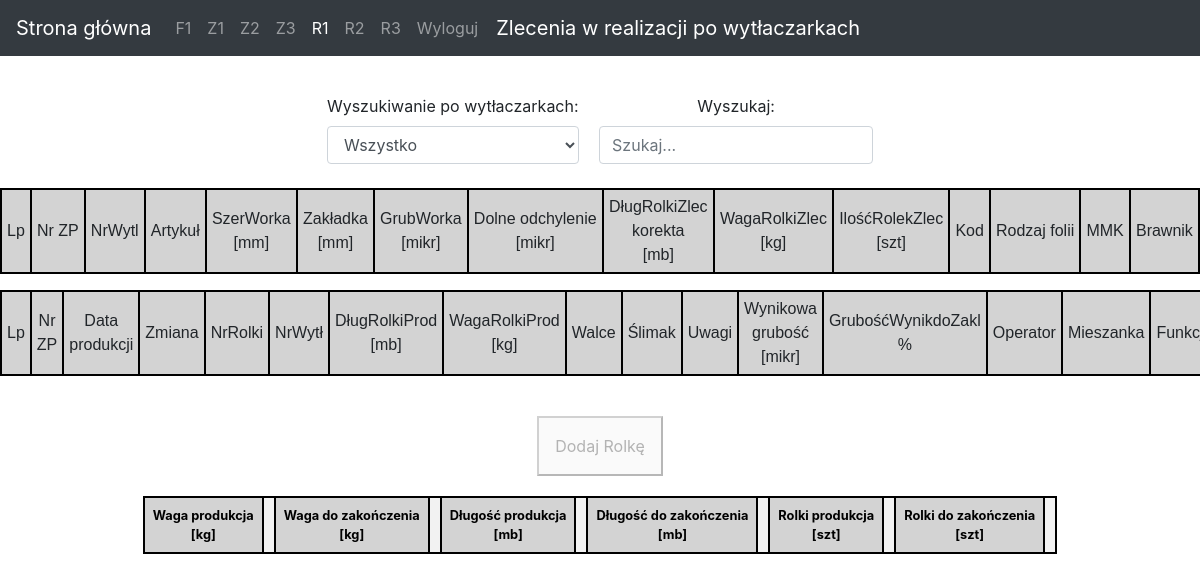
Before: /planFolia (signed in) with the older database file.
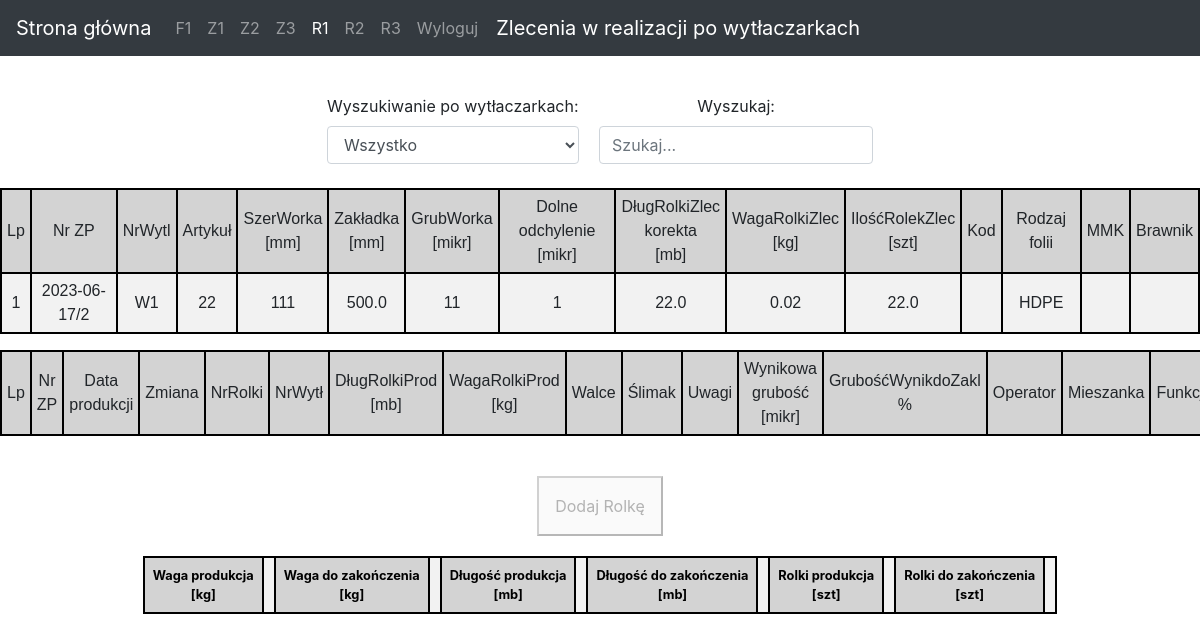
After: the same page with the newer database file.
### events/models.py (models this page shows, shortened)
class Zamowienie(models.Model):
    NrZp = models.CharField("NrZp", max_length=20)
    Data = models.DateField()
    Kod = models.CharField(max_length=20, blank=True, null=True, default='')
    Artykul = models.CharField(max_length=30)
    NrWyt = models.IntegerField()
    Status = models.IntegerField()
    Rodzaj = models.IntegerField()
    MMK = models.CharField(max_length=20, blank=True, null=True , default='')
    Barwnik = models.CharField(max_length=20, blank=True, null=True, default='' )
    Uwagi = models.CharField(max_length=40, blank=True, null=True , default='')
    IloscZlec = models.IntegerField()
    SzerWorka = models.IntegerField()
    SzerRekawa = models.IntegerField()
    Zakladka = models.FloatField()
    DlugWorka = models.IntegerField()
    GrubWorka = models.IntegerField()
    DolneOdch = models.IntegerField()
    DlugFoilPlan_Korekta = models.FloatField()
    WagaFoliZlec = models.FloatField()
    DlugFoliPlan = models.FloatField()
    IloscRolekZlec = models.FloatField()
    DlugRolkiZlec_Korekta = models.FloatField()
    DlugRolkiPlan = models.FloatField()
    DlugFoliZlec_Korekta = models.FloatField()
    WagaRolkiZlec = models.FloatField()

### events/views.py (the view)
# urls.py: path('planFolia', foliaPlanning.as_view(), name="PlanFolia.views.index"), #3  # 3
class foliaPlanning(LoginRequiredMixin, ListView):
    model = Zamowienie
    template_name = "Doc2/procFolia.html"
    queryset = Zamowienie.objects.filter(Status=1)
    def get_context_data(self, **kwargs):
        context = super().get_context_data(**kwargs)
        serializer = ZamSerializer(context['object_list'], many=True)
        if self.request.GET.get('selected_id'):
            context['selected_id'] = unquote(self.request.GET.get('selected_id'))
        context['serialized_data'] = serializer.data
        context['status_dict'] = status_dict
        context['nrwyt_dict'] = nrwyt_dict
        context['folia_dict'] = folia_dict
        return context

### events/views.py (called while the page is built)
@register.filter
def readable_integer(value):
    readable = str(value).split(".")[0][::-1]
    readable = [readable[i:i+3][::-1] for i in range(0, len(readable), 3)]
    if len(str(value).split(".")) == 1:
        end = ""
    else:
        end = "." + str(value).split(".")[1]
    return " ".join(readable[::-1]) + end

@register.filter
def get_item(dictionary, key):
  return dictionary.get(key)

### events/templates/Doc2/procFolia.html (shortened to what this page needs)
{% load static %}
<!DOCTYPE html>
<html lang="en">
<head>
    <link rel="stylesheet" href="https://cdn.jsdelivr.net/npm/bootstrap@4.3.1/dist/css/bootstrap.min.css">
    <link rel="stylesheet" type="text/css" href={% static "css/table.css" %}>
</head>
<body>
    {% include 'navbar.html' %}
    <br>
<div class="d-flex justify-content-center align-items-center">
  <div class="w-100 text-center">
    <div class="d-inline-block mr-3">
      <label for="filter-column">Wyszukiwanie po wytłaczarkach:</label>
      <select id="filter-column" class="form-control">
        <option value="">Wszystko</option>
      </select>
    </div>
    <div class="d-inline-block">
      <label for="filter-column">Wyszukaj:</label>
      <input type="text" id="searchInput" onkeyup="searchDoc2()" placeholder="Szukaj..." class="form-control">
    </div>
  </div>
</div>
    <br>
    {% include 'Doc2/ProcFoliaTable1.html' %}
        {% include 'Doc2/ProcFoliaTable2.html' %}
    <br>
    <div style="display: flex; flex-direction: column; align-items: center;">
  <button class="p-3 d-block float-right" id="btn-below" disabled>Dodaj Rolkę</button>
  <div style="margin-top: 20px;">
     {% include 'Doc2/ProcFoliaTable3.html' %}
  </div>
</div>
</body>
</html>

### events/templates/Doc2/ProcFoliaTable1.html (shortened to what this page needs)
{% load static %}
{% block table %}
    <div class=" w-100 overflow-hiden ">
    <div class="row">
        <div class="col-12">
            <div class="data_table">
                <table id="mainTable" class="table table-striped table-bordered small">
                <thead>
	<tr>
		<td style="background-color: lightgrey">Lp</td>
		<td style="background-color: lightgrey">Nr ZP</td>
		<td style="background-color: lightgrey">NrWytl</td>
		<td style="background-color: lightgrey" colspan="3">Artykuł</td>
		<td style="background-color: lightgrey">SzerWorka<br>[mm]</td>
		<td style="background-color: lightgrey">Zakładka<br>[mm]</td>
		<td style="background-color: lightgrey">GrubWorka<br>[mikr]</td>
		<td style="background-color: lightgrey">Dolne odchylenie<br>[mikr]</td>
		<td style="background-color: lightgrey">DługRolkiZlec<br>korekta<br>[mb]</td>
		<td style="background-color: lightgrey">WagaRolkiZlec<br>[kg]</td>
		<td style="background-color: lightgrey">IlośćRolekZlec<br>[szt]</td>
		<td style="background-color: lightgrey">Kod</td>
		<td style="background-color: lightgrey">Rodzaj folii</td>
		<td style="background-color: lightgrey">MMK</td>
		<td style="background-color: lightgrey">Brawnik</td>
	</tr>
                </thead>
                <tbody>
                    {% for post in serialized_data %}
	<tr id="special">
		<td class="counter-cell"> {{ forloop.counter }}</td>
		<td data-id="{{ post.NrZp }}" {% if selected_id == post.NrZp %} class="selected-cell"  {% endif %}>{{ post.NrZp }}</td>
		<td >{{ nrwyt_dict|get_item:post.NrWyt }}</td>
		<td colspan="3">{{ post.Artykul }}</td>
		<td >{{ post.SzerWorka | readable_integer }}</td>
		<td >{{ post.Zakladka | readable_integer }}</td>
		<td >{{ post.GrubWorka | readable_integer }}</td>
		<td>{{ post.DolneOdch | readable_integer }}</td>
		<td >{{ post.DlugRolkiZlec_Korekta | readable_integer  }}</td>
		<td >{{ post.WagaRolkiZlec | readable_integer }}</td>
		<td >{{ post.IloscRolekZlec | readable_integer }}</td>
		<td>{{ post.Kod | default_if_none:'' }}</td>
		<td >{{ folia_dict|get_item:post.Rodzaj }}</td>
		<td >{{ post.MMK | default_if_none:''}} </td>
		<td> {{ post.Barwnik | default_if_none:''}}</td>
	</tr>
                    {% endfor %}
                </tbody>
</table>
      </div>
        </div>
    </div>
</div>
{%  endblock %}

Changed rows visible on the page:
now on this page (row edited): Zamowienie: NrZp "2023-06-17/2", NrWyt "W1", Artykul "22", SzerWorka|readable_integer "111", Zakladka|readable_integer "500.0", GrubWorka|readable_integer "11", DolneOdch|readable_integer "1", DlugRolkiZlec_Korekta|readable_integer "22.0", WagaRolkiZlec|readable_integer "0.02", IloscRolekZlec|readable_integer "22.0", Rodzaj "HDPE"
